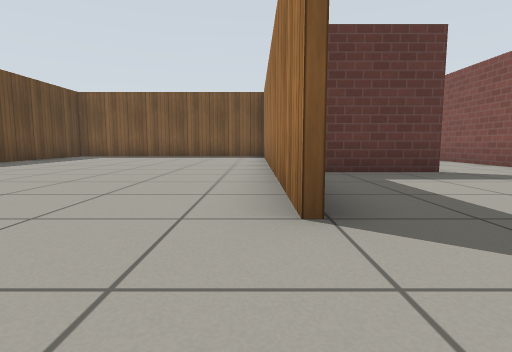
view 1 (above)

16 first-person views from a walk through a world built for the Gazebo simulator. The camera is 0.5 m above the floor, tilts 6° down and sees 80° across. The floor is counted in squares, 1 m on a side. Each view is taken from the middle of a square. On the plan, view 1 faces up. The plan holds only what a view shows up to about 9 squares ahead; the rest is blank. Simple patterns stand in for the simulator's built-in surfaces.

view 2
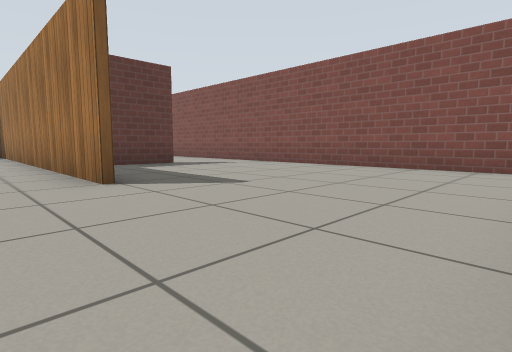

view 3
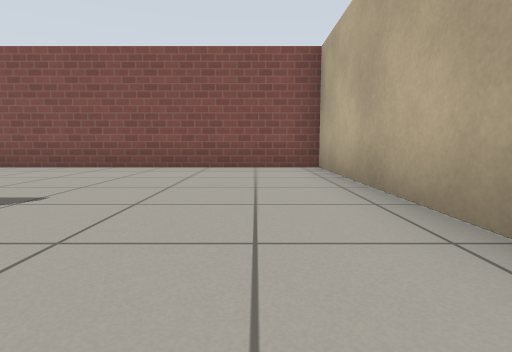

view 4
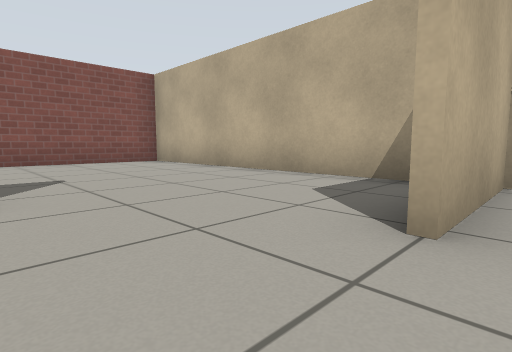

view 5
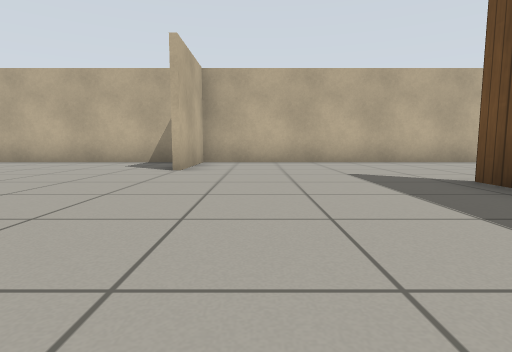

view 6
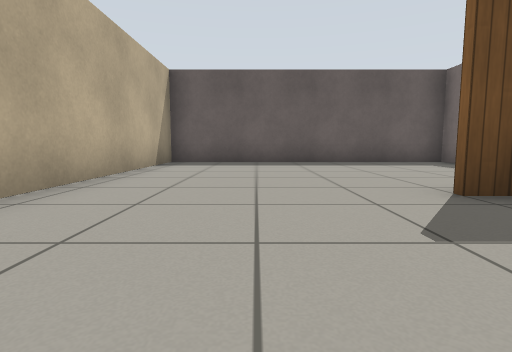

view 7
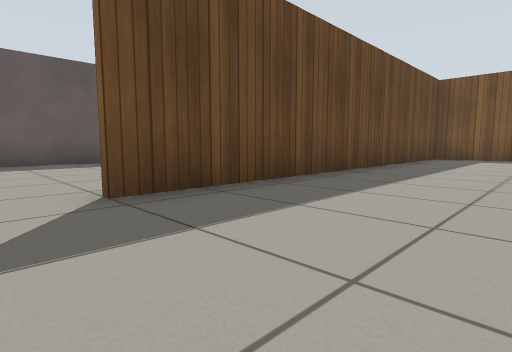

view 8
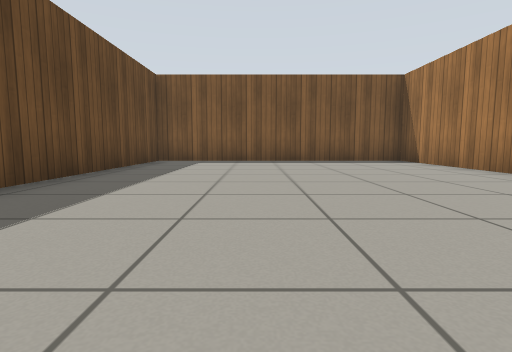

view 9
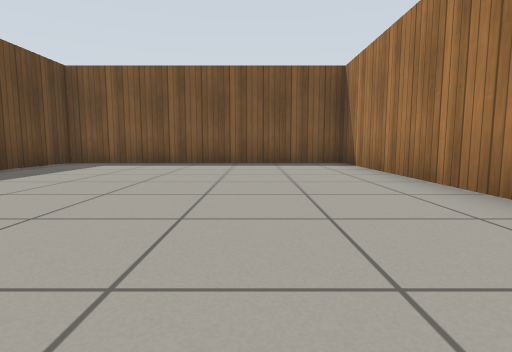

view 10
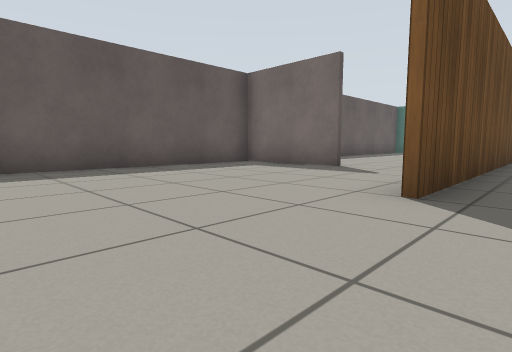

view 11
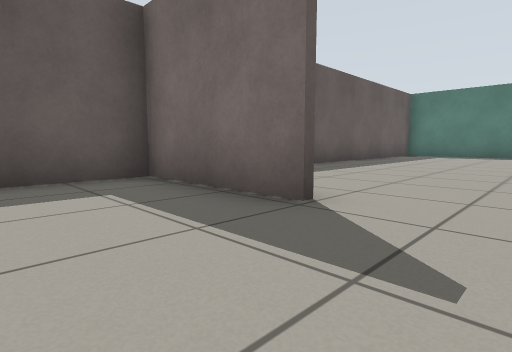

view 12
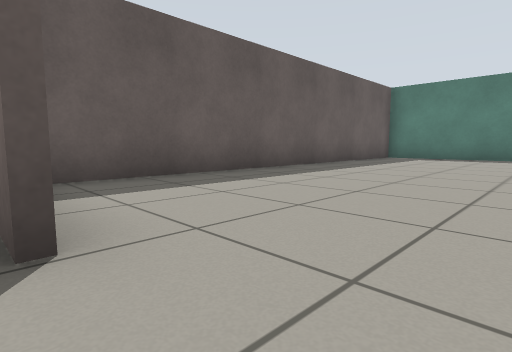

view 13
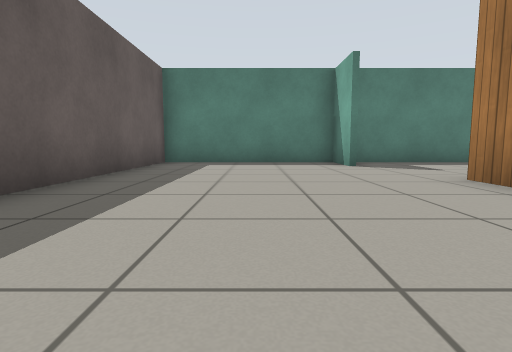

view 14
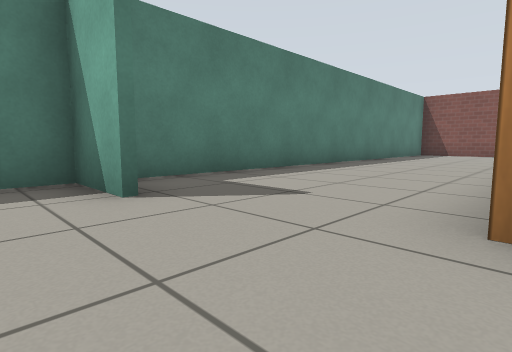

view 15
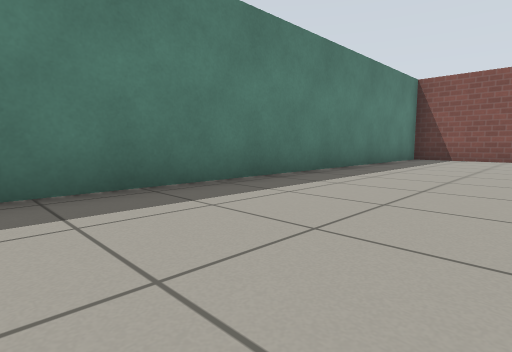

view 16
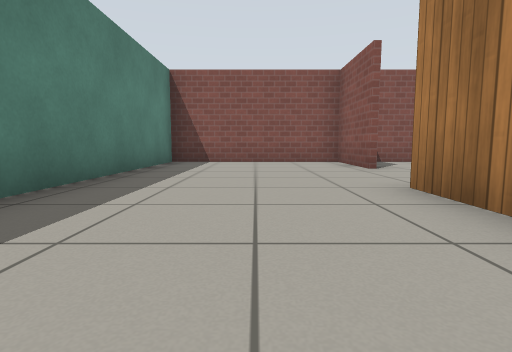

### Floor plan
Ten units are one square. View 1 is at (0, 0); x grows to the right and y downward. Boxes are objects, and circles mark ways between rooms. Rooms are numbered by the first view taken in them; rooms with no view inside come last. Other rooms are left out.
<svg viewBox="-130 -168 190 197">
<path fill="none" stroke="#000" d="M33 -54 11 -54M-17 24 55 24 55 -45M-95 -52 -125 -52 -125 24 -26 24 -26 -3M3 -19 3 -121 -69 -121 -69 -19M-70 -115 -70 -122M-79 -148 -79 -163 -125 -163 -125 -59M-10 -122 5 -122M31 -117 55 -117 55 -163 -72 -163M55 -65 55 -106"/>
<circle cx="-10" cy="-15" r="3" fill="#2a7"/>
<circle cx="45" cy="-50" r="3" fill="#2a7"/>
<circle cx="-85" cy="-50" r="3" fill="#2a7"/>
<circle cx="-70" cy="-135" r="3" fill="#2a7"/>
<text x="20" y="-10">1</text>
<text x="-60" y="-40">2</text>
<text x="-100" y="-110">3</text>
<text x="10" y="-120">4</text>
</svg>
Room 1 opens to room 2. Room 1 opens to room 4. Room 2 opens to room 3. Room 3 opens to room 4.

Where each view was taken, in squares from view 1:
view 1: 0 up, 0 right, facing up
view 2: 2 down, 1 left, facing up-right
view 3: 1 down, 1 left, facing right
view 4: 2 up, 3 left, facing down-right
view 5: 6 up, 4 left, facing down
view 6: 0 up, 4 left, facing left
view 7: 1 up, 4 left, facing up-left
view 8: 3 up, 4 left, facing up
view 9: 4 up, 2 left, facing up
view 10: 1 down, 6 left, facing up-left
view 11: 3 up, 8 left, facing up-left
view 12: 5 up, 8 left, facing up-left
view 13: 8 up, 10 left, facing up
view 14: 12 up, 9 left, facing up-right
view 15: 13 up, 5 left, facing up-right
view 16: 14 up, 3 left, facing right
